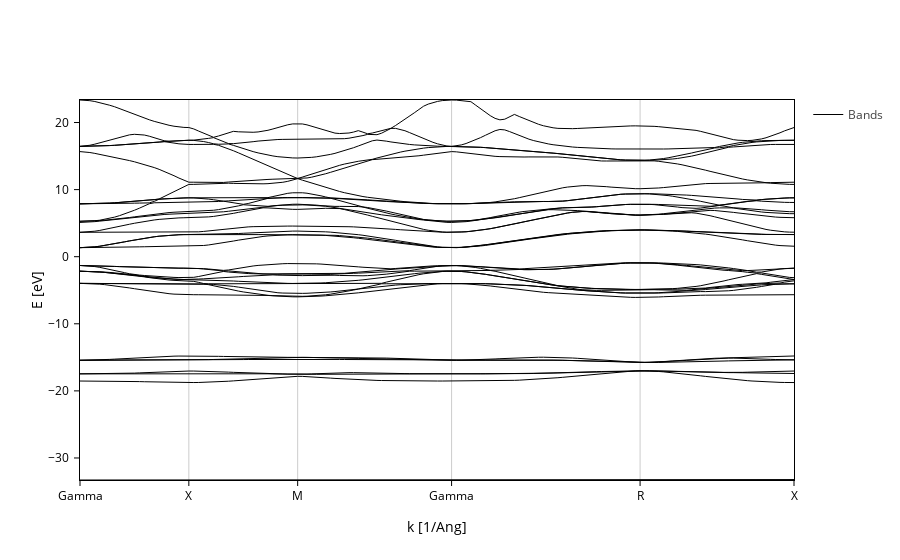

This figure's notebook cell:
### Markdown cell above
and see what we've got:

### Code cell
bands_plot

### Figure 1 — Plotly figure (JSON) as saved in the notebook; plotly's stock layout.template omitted (floating-point values rounded to 4 significant figures; data arrays with more than 128 entries replaced by an {"elided": "..."} marker saying what was removed)
{"data": [{"legendgroup": "Bands", "line": {"color": "black", "dash": "solid", "width": 1}, "meta": {}, "mode": "lines", "name": "Bands", "opacity": 1, "type": "scatter", "x": {"elided": "150 float values"}, "y": {"elided": "150 float values"}}, {"legendgroup": "Bands", "line": {"color": "black", "dash": "solid", "width": 1}, "meta": {}, "mode": "lines", "name": "Bands", "opacity": 1, "showlegend": false, "type": "scatter", "x": {"elided": "150 float values"}, "y": {"elided": "150 float values"}}, {"legendgroup": "Bands", "line": {"color": "black", "dash": "solid", "width": 1}, "meta": {}, "mode": "lines", "name": "Bands", "opacity": 1, "showlegend": false, "type": "scatter", "x": {"elided": "150 float values"}, "y": {"elided": "150 float values"}}, {"legendgroup": "Bands", "line": {"color": "black", "dash": "solid", "width": 1}, "meta": {}, "mode": "lines", "name": "Bands", "opacity": 1, "showlegend": false, "type": "scatter", "x": {"elided": "150 float values"}, "y": {"elided": "150 float values"}}, {"legendgroup": "Bands", "line": {"color": "black", "dash": "solid", "width": 1}, "meta": {}, "mode": "lines", "name": "Bands", "opacity": 1, "showlegend": false, "type": "scatter", "x": {"elided": "150 float values"}, "y": {"elided": "150 float values"}}, {"legendgroup": "Bands", "line": {"color": "black", "dash": "solid", "width": 1}, "meta": {}, "mode": "lines", "name": "Bands", "opacity": 1, "showlegend": false, "type": "scatter", "x": {"elided": "150 float values"}, "y": {"elided": "150 float values"}}, {"legendgroup": "Bands", "line": {"color": "black", "dash": "solid", "width": 1}, "meta": {}, "mode": "lines", "name": "Bands", "opacity": 1, "showlegend": false, "type": "scatter", "x": {"elided": "150 float values"}, "y": {"elided": "150 float values"}}, {"legendgroup": "Bands", "line": {"color": "black", "dash": "solid", "width": 1}, "meta": {}, "mode": "lines", "name": "Bands", "opacity": 1, "showlegend": false, "type": "scatter", "x": {"elided": "150 float values"}, "y": {"elided": "150 float values"}}, {"legendgroup": "Bands", "line": {"color": "black", "dash": "solid", "width": 1}, "meta": {}, "mode": "lines", "name": "Bands", "opacity": 1, "showlegend": false, "type": "scatter", "x": {"elided": "150 float values"}, "y": {"elided": "150 float values"}}, {"legendgroup": "Bands", "line": {"color": "black", "dash": "solid", "width": 1}, "meta": {}, "mode": "lines", "name": "Bands", "opacity": 1, "showlegend": false, "type": "scatter", "x": {"elided": "150 float values"}, "y": {"elided": "150 float values"}}, {"legendgroup": "Bands", "line": {"color": "black", "dash": "solid", "width": 1}, "meta": {}, "mode": "lines", "name": "Bands", "opacity": 1, "showlegend": false, "type": "scatter", "x": {"elided": "150 float values"}, "y": {"elided": "150 float values"}}, {"legendgroup": "Bands", "line": {"color": "black", "dash": "solid", "width": 1}, "meta": {}, "mode": "lines", "name": "Bands", "opacity": 1, "showlegend": false, "type": "scatter", "x": {"elided": "150 float values"}, "y": {"elided": "150 float values"}}, {"legendgroup": "Bands", "line": {"color": "black", "dash": "solid", "width": 1}, "meta": {}, "mode": "lines", "name": "Bands", "opacity": 1, "showlegend": false, "type": "scatter", "x": {"elided": "150 float values"}, "y": {"elided": "150 float values"}}, {"legendgroup": "Bands", "line": {"color": "black", "dash": "solid", "width": 1}, "meta": {}, "mode": "lines", "name": "Bands", "opacity": 1, "showlegend": false, "type": "scatter", "x": {"elided": "150 float values"}, "y": {"elided": "150 float values"}}, {"legendgroup": "Bands", "line": {"color": "black", "dash": "solid", "width": 1}, "meta": {}, "mode": "lines", "name": "Bands", "opacity": 1, "showlegend": false, "type": "scatter", "x": {"elided": "150 float values"}, "y": {"elided": "150 float values"}}, {"legendgroup": "Bands", "line": {"color": "black", "dash": "solid", "width": 1}, "meta": {}, "mode": "lines", "name": "Bands", "opacity": 1, "showlegend": false, "type": "scatter", "x": {"elided": "150 float values"}, "y": {"elided": "150 float values"}}, {"legendgroup": "Bands", "line": {"color": "black", "dash": "solid", "width": 1}, "meta": {}, "mode": "lines", "name": "Bands", "opacity": 1, "showlegend": false, "type": "scatter", "x": {"elided": "150 float values"}, "y": {"elided": "150 float values"}}, {"legendgroup": "Bands", "line": {"color": "black", "dash": "solid", "width": 1}, "meta": {}, "mode": "lines", "name": "Bands", "opacity": 1, "showlegend": false, "type": "scatter", "x": {"elided": "150 float values"}, "y": {"elided": "150 float values"}}, {"legendgroup": "Bands", "line": {"color": "black", "dash": "solid", "width": 1}, "meta": {}, "mode": "lines", "name": "Bands", "opacity": 1, "showlegend": false, "type": "scatter", "x": {"elided": "150 float values"}, "y": {"elided": "150 float values"}}, {"legendgroup": "Bands", "line": {"color": "black", "dash": "solid", "width": 1}, "meta": {}, "mode": "lines", "name": "Bands", "opacity": 1, "showlegend": false, "type": "scatter", "x": {"elided": "150 float values"}, "y": {"elided": "150 float values"}}, {"legendgroup": "Bands", "line": {"color": "black", "dash": "solid", "width": 1}, "meta": {}, "mode": "lines", "name": "Bands", "opacity": 1, "showlegend": false, "type": "scatter", "x": {"elided": "150 float values"}, "y": {"elided": "150 float values"}}, {"legendgroup": "Bands", "line": {"color": "black", "dash": "solid", "width": 1}, "meta": {}, "mode": "lines", "name": "Bands", "opacity": 1, "showlegend": false, "type": "scatter", "x": {"elided": "150 float values"}, "y": {"elided": "150 float values"}}, {"legendgroup": "Bands", "line": {"color": "black", "dash": "solid", "width": 1}, "meta": {}, "mode": "lines", "name": "Bands", "opacity": 1, "showlegend": false, "type": "scatter", "x": {"elided": "150 float values"}, "y": {"elided": "150 float values"}}, {"legendgroup": "Bands", "line": {"color": "black", "dash": "solid", "width": 1}, "meta": {}, "mode": "lines", "name": "Bands", "opacity": 1, "showlegend": false, "type": "scatter", "x": {"elided": "150 float values"}, "y": {"elided": "150 float values"}}, {"legendgroup": "Bands", "line": {"color": "black", "dash": "solid", "width": 1}, "meta": {}, "mode": "lines", "name": "Bands", "opacity": 1, "showlegend": false, "type": "scatter", "x": {"elided": "150 float values"}, "y": {"elided": "150 float values"}}, {"legendgroup": "Bands", "line": {"color": "black", "dash": "solid", "width": 1}, "meta": {}, "mode": "lines", "name": "Bands", "opacity": 1, "showlegend": false, "type": "scatter", "x": {"elided": "150 float values"}, "y": {"elided": "150 float values"}}, {"legendgroup": "Bands", "line": {"color": "black", "dash": "solid", "width": 1}, "meta": {}, "mode": "lines", "name": "Bands", "opacity": 1, "showlegend": false, "type": "scatter", "x": {"elided": "150 float values"}, "y": {"elided": "150 float values"}}, {"legendgroup": "Bands", "line": {"color": "black", "dash": "solid", "width": 1}, "meta": {}, "mode": "lines", "name": "Bands", "opacity": 1, "showlegend": false, "type": "scatter", "x": {"elided": "150 float values"}, "y": {"elided": "150 float values"}}, {"legendgroup": "Bands", "line": {"color": "black", "dash": "solid", "width": 1}, "meta": {}, "mode": "lines", "name": "Bands", "opacity": 1, "showlegend": false, "type": "scatter", "x": {"elided": "150 float values"}, "y": {"elided": "150 float values"}}, {"legendgroup": "Bands", "line": {"color": "black", "dash": "solid", "width": 1}, "meta": {}, "mode": "lines", "name": "Bands", "opacity": 1, "showlegend": false, "type": "scatter", "x": {"elided": "150 float values"}, "y": {"elided": "150 float values"}}, {"legendgroup": "Bands", "line": {"color": "black", "dash": "solid", "width": 1}, "meta": {}, "mode": "lines", "name": "Bands", "opacity": 1, "showlegend": false, "type": "scatter", "x": {"elided": "150 float values"}, "y": {"elided": "150 float values"}}, {"legendgroup": "Bands", "line": {"color": "black", "dash": "solid", "width": 1}, "meta": {}, "mode": "lines", "name": "Bands", "opacity": 1, "showlegend": false, "type": "scatter", "x": {"elided": "150 float values"}, "y": {"elided": "150 float values"}}], "layout": {"scene": {"xaxis": {"range": [0.0, 2.815], "showgrid": true, "ticktext": ["Gamma", "X", "M", "Gamma", "R", "X"], "tickvals": [0.0, 0.4291, 0.8583, 1.465, 2.208, 2.815], "title": {"text": "k [1/Ang]"}}, "yaxis": {"range": [-33.28, 23.36], "title": {"text": "E [eV]"}}}, "xaxis": {"range": [0.0, 2.815], "showgrid": true, "ticktext": ["Gamma", "X", "M", "Gamma", "R", "X"], "tickvals": [0.0, 0.4291, 0.8583, 1.465, 2.208, 2.815], "title": {"text": "k [1/Ang]"}}, "yaxis": {"range": [-33.28, 23.36], "title": {"text": "E [eV]"}}}}
